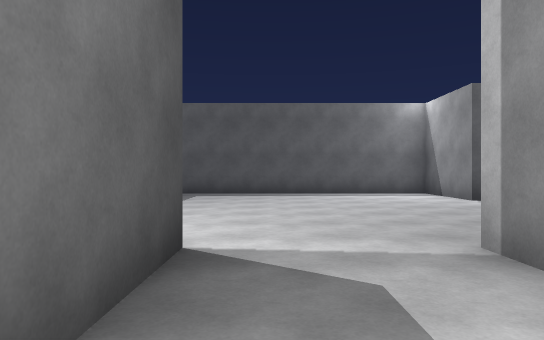
view 1 (above)

21 first-person views from a walk through a scene from a Unity 3-D project. The camera is 1.3 m above the floor, looks level and sees 70° across. The floor is counted in squares, 2 m on a side. Each view is taken from the middle of a square. On the plan, view 1 faces up. The plan holds only what a view shows up to about 11 squares ahead; the rest is blank. The place goes on beyond the plan. The player is left out.

view 2
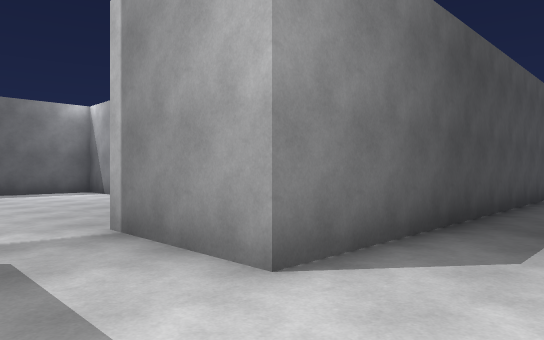

view 3
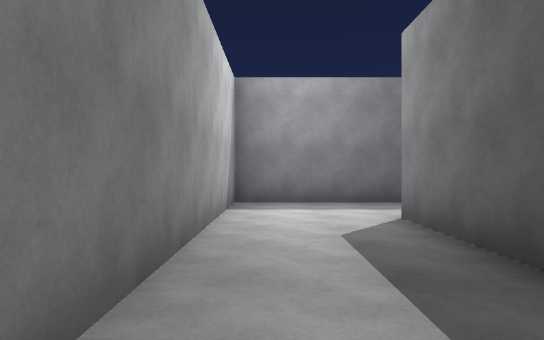

view 4
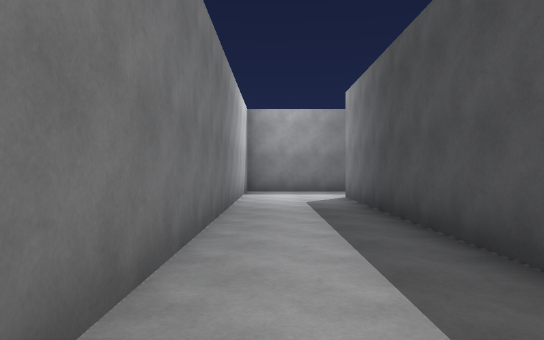

view 5
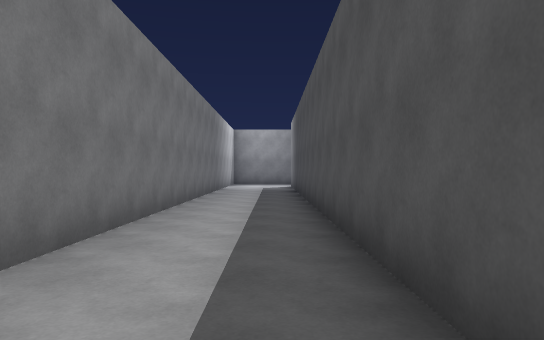

view 6
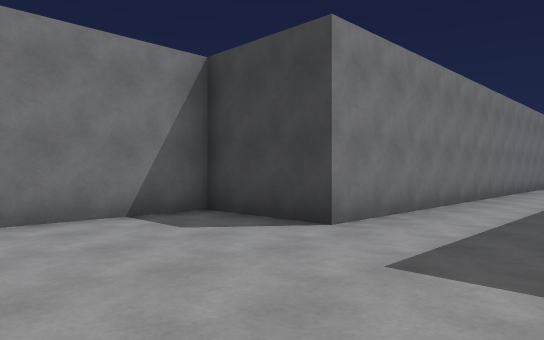

view 7
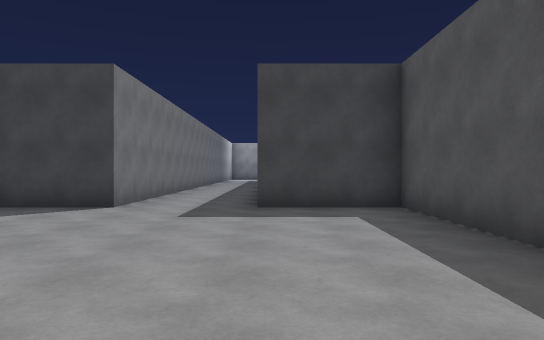

view 8
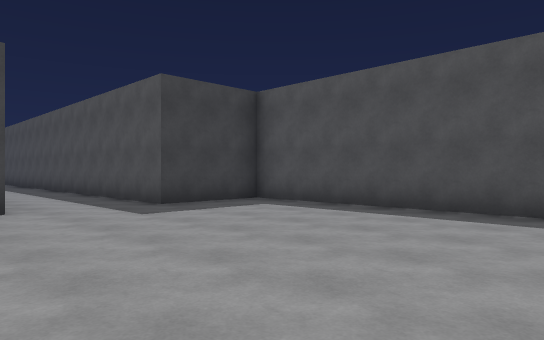

view 9
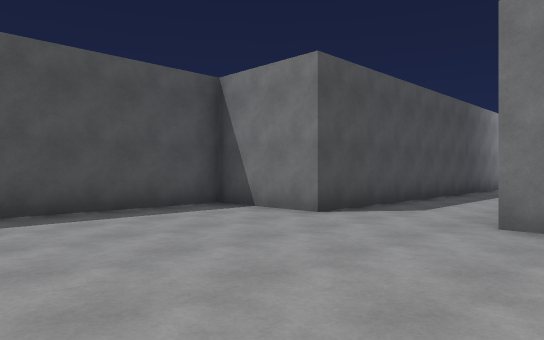

view 10
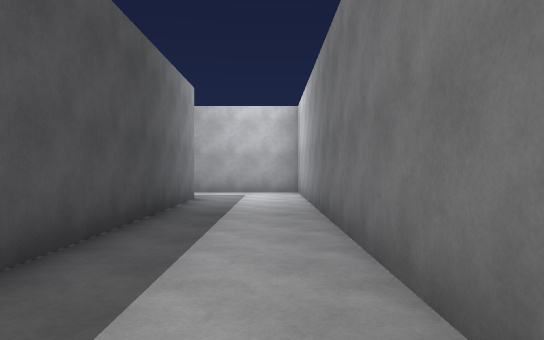

view 11
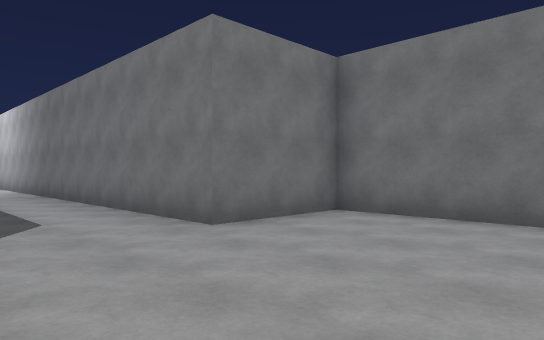

view 12
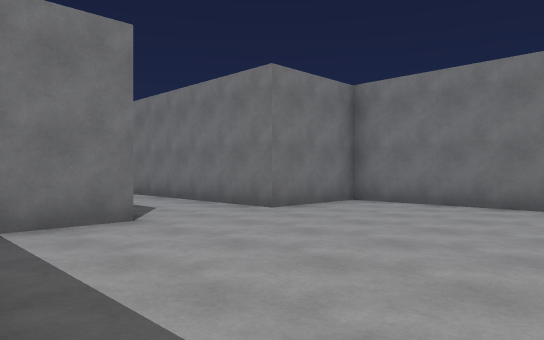

view 13
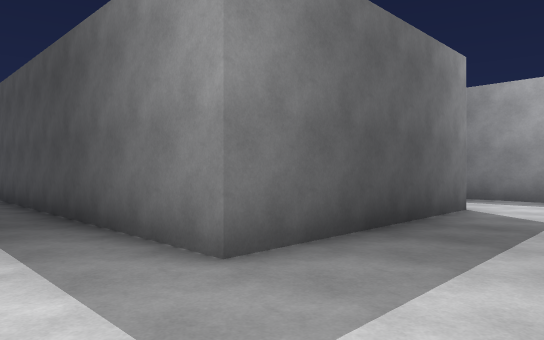

view 14
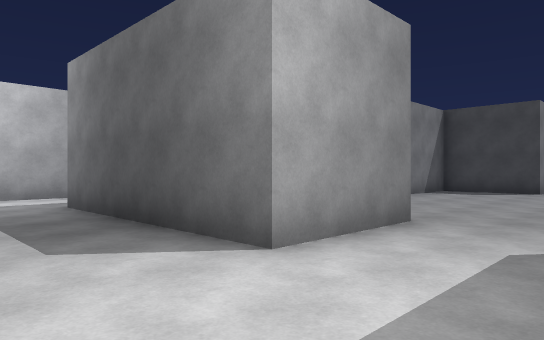

view 15
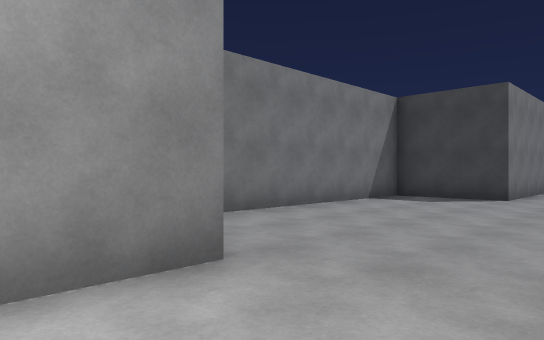

view 16
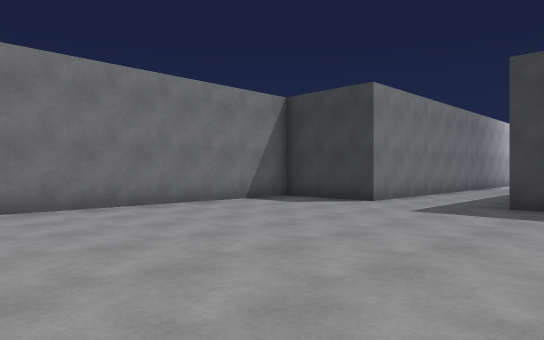

view 17
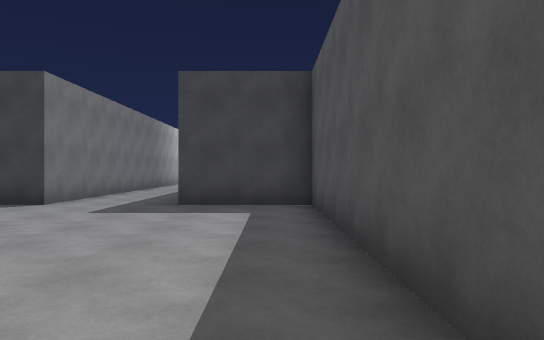

view 18
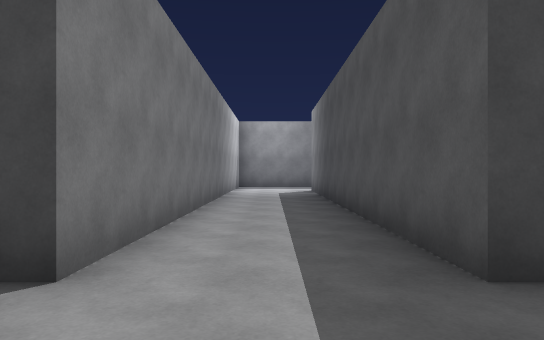

view 19
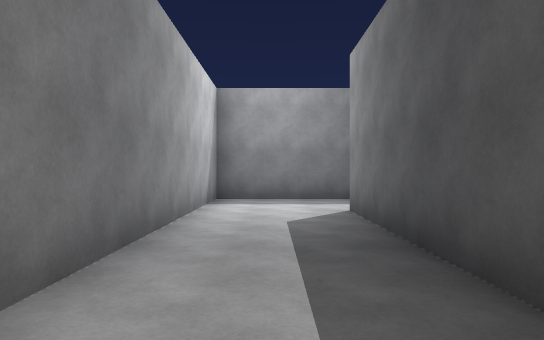

view 20
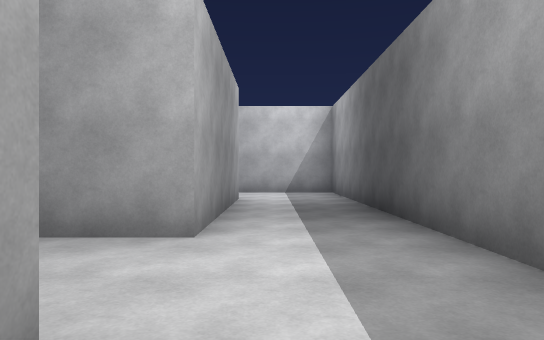

view 21
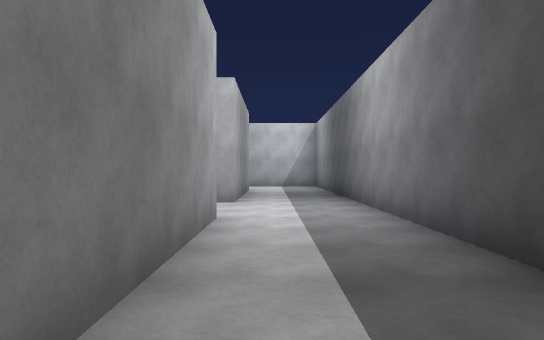

### Floor plan
Points are (right, up) in squares from view 1. A wall is a line through its corners. A room is listed if a view was taken in it or the views show most of it. See-through windows are left out.
Room 1 (views 1, 2, 3, 4, 5, 6, 7, 8, 9, 11, 12)
walls: (26.7, 0.8) (26.7, 3.3) (19.2, 3.3) (19.2, 0.8) (1.8, 0.8) (1.8, 3.2); (-0.7, 3.2) (-0.7, -1.7) (19.2, -1.7) (19.2, -4.3) (26.7, -4.3) (26.7, -1.7)
ways out: opening at (26, -0.5) to room 2; opening at (0.5, 3.5)
Room 2 (views 10, 13, 14, 15, 16, 17, 18, 19, 20, 21)
walls: (33, 10.8) (26.7, 10.8) (26.7, 8.3) (16.7, 8.3) (16.7, 13.3); (34.2, 5.8) (36.8, 5.8) (36.8, 0.8) (26.7, 0.8); (26.7, -1.7) (38.8, -1.7); (37.4, 8.3) (35.9, 8.3); (16.7, 15.8) (16.7, 20); (14.2, 18.5) (14.2, 5.8) (26.7, 5.8) (26.7, 3.3) (32.9, 3.3)
ways out: opening at (26, -0.5) to room 1; opening at (16, 14.5)

Where each view was taken, in squares from view 1:
view 1: 0 up, 0 right, facing up
view 2: 1 down, 0 right, facing up-right
view 3: 1 down, 7 right, facing left
view 4: 1 down, 11 right, facing left
view 5: 0 up, 17 right, facing left
view 6: 1 up, 23 right, facing down-left
view 7: 1 up, 26 right, facing left
view 8: 3 down, 26 right, facing up-left
view 9: 3 down, 22 right, facing up-right
view 10: 1 down, 28 right, facing right
view 11: 1 up, 23 right, facing down-right
view 12: 3 up, 22 right, facing down-right
view 13: 1 down, 39 right, facing up-left
view 14: 8 up, 39 right, facing down-left
view 15: 8 up, 36 right, facing down-left
view 16: 10 up, 34 right, facing down-left
view 17: 10 up, 34 right, facing left
view 18: 7 up, 29 right, facing left
view 19: 7 up, 23 right, facing left
view 20: 17 up, 16 right, facing down
view 21: 21 up, 16 right, facing down
